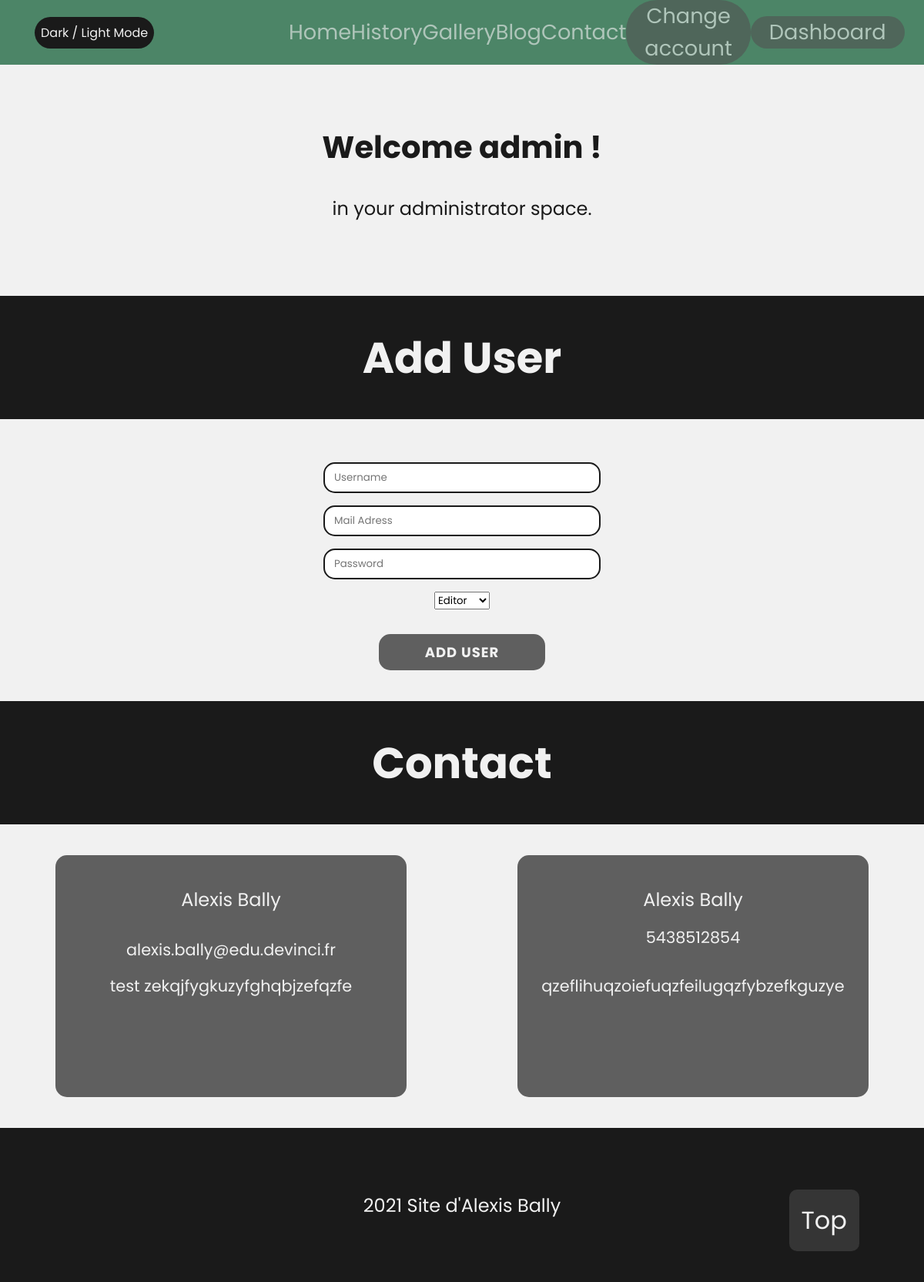
Screenshot of /dashboard.php (signed in) with the database file from the repository.
### tables this page shows
CREATE TABLE `contact` (
  `id_contact` int(11) NOT NULL,
  `prenom` varchar(30) NOT NULL,
  `nom` varchar(30) NOT NULL,
  `num_tel` varchar(20) NOT NULL,
  `mail` varchar(75) NOT NULL,
  `message` text NOT NULL
);

### dashboard.php (the view, shortened to what this page needs)
<?php
include('includes/connect.php');
?>
<!DOCTYPE html>
<html lang="fr">
<head>
    <link rel="stylesheet" href="styles/style.css">
</head>
<body>
<?php
    include('includes/nav.php');
?>
    <div class="container">
        <div class="bienvenue">
            <h1>Welcome <?php echo $_SESSION['pseudo']; ?>!</h1>
            <p>in your administrator space.</p>
        </div>
        <div class="ligne_noir">
            <h2>Add User</h2>
        </div>
        <div class="ajout_user">
            <form id="form_ajout_user" method="post">
                <div class="input">
                    <input type="text" id="pseudo_login" placeholder="Username" name="pseudo">
                </div>
                <div class="input">
                    <input type="text" id="mail" placeholder="Mail Adress" name="mail">
                </div>
                <div class="input">
                    <input type="text" id="password_login" placeholder="Password" name="password">
                </div>
                <div class="select">
                    <select name="statut" id="select_statut">
                        <option value="editeur">Editor</option>
                    </select>
                </div>
                <div class="div_bouton" id="div_bouton_sign_up">
                    <input type="submit" value="Add User" class="bouton" id="add_user">
                </div>
            </form>
        </div>
        <div class="ligne_noir">
            <h2>Contact</h2>
        </div>
        <div class="demandes_contact">
            <?php
                $contact = $pdo->prepare("SELECT * FROM contact ORDER BY id_contact DESC");
                $contact->execute();
                $contact_list = $contact->fetchAll(PDO::FETCH_ASSOC);
                foreach($contact_list as $demandes_contact) {
            ?>
                <div class="list_demandes_contact">
                    <div class="demandes_contact_style">
                        <p id="nom_contact"><?php echo $demandes_contact['prenom'] . ' ' . $demandes_contact['nom']; ?></p>
                        <p id="numero_tel"><?php echo $demandes_contact['num_tel']; ?></p>
                        <p id="mail_contact"><?php echo $demandes_contact['mail']; ?></p>
                        <p id="message_contact"><?php echo $demandes_contact['message']; ?></p>
                    </div>
                </div>
            <?php
            }
            ?>
    </div>
<?php
    include('includes/top_bouton.php');
    include('includes/footer.php');
?>
    </div>
</body>
</html>

### styles/style.css (style rules this page uses)
* { box-sizing: border-box; margin: 0; padding: 0; font-family: 'Poppins', sans-serif; }
:root { --vert1: #306348; --vert2: #4c8567; --blanc1: #f1f1f1; --noir1: #1a1a1a; --gris1: #5f5f5f; }
.container { width: auto; }
body { background-color: var(--blanc1); color: var(--noir1); }
.ligne_noir { height: 20vh; background-color: var(--noir1); display: flex; flex-flow: row; justify-content: center; padding: 0 4vh; }
.ligne_noir h2 { margin: auto; color: var(--blanc1); font-size: 3.5em; font-weight: bold; }
#message_contact { height: 15vh; resize: none; margin-bottom: 2vh; }
.div_bouton { display: flex; justify-content: center; width: 60%; margin-top: 2vh; }
#div_bouton_sign_up { margin: auto; }
.bienvenue { height: 48vh; display: flex; flex-direction: column; }
.bienvenue h1 { margin: auto; margin-bottom: 2vh; font-size: 2.5em; }
.bienvenue p { margin: auto; margin-top: 2vh; font-size: 1.5em; }
.ajout_user { height: auto; margin: 5vh 0; display: flex; justify-content: center; flex-direction: column; }
#form_ajout_user { width : 30%; margin: auto; display: flex; justify-content: center; flex-direction: column; }
#form_ajout_user .input { margin-top: 2vh; }
#form_ajout_user .input input { width: 100%; padding: 1vh 1vw; border-radius: 15px; border: solid var(--noir1) 2px; }
.select { display: flex; justify-content: center; margin-top: 2vh; }
#select_statut { width: 20%; }
#add_user { display: flex; justify-content: center; width: 100%; background: var(--gris1); }
.demandes_contact { display: flex; margin: auto 0; flex-wrap: wrap; justify-content: space-around; }
.list_demandes_contact { width: 50%; }
.demandes_contact_style { margin: 5vh 6vw; padding: 3vh 2vw; background-color: var(--gris1); border-radius: 15px; color: var(--blanc1); }
.demandes_contact_style p { display: flex; justify-content: center; margin: 2vh auto; height: auto; font-size: 1.3em; }
#nom_contact { text-transform: capitalize; font-size: 1.5em; }
.bouton { border : 0; margin-top: 4vh; padding : 10px; width: 50%; color: var(--blanc1); background:#409166; text-transform: uppercase; font-size: large; font-weight: bold; letter-spacing: 1px; border-radius: 15px; cursor: pointer; }

### rows the page displays
contact: prenom "Alexis", nom "Bally", mail "alexis.bally@edu.devinci.fr", message "test zekqjfygkuzyfghqbjzefqzfe"
contact: prenom "Alexis", nom "Bally", num_tel "5438512854", message "qzeflihuqzoiefuqzfeilugqzfybzefkguzye"

### other values shown
$_SESSION['pseudo'] "admin"
